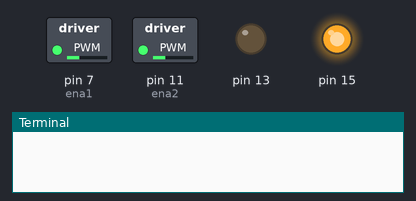
The program below on a simulated Raspberry Pi (header pin numbers). Shown: switched loads named in the program (green lamp = pin HIGH), output pins drawn as LEDs (lit = HIGH), the last lines printed to the terminal. At 5.0 s the program stops and its outputs stay as they are.

Above: at 0.1 s.
At 2.1 s:
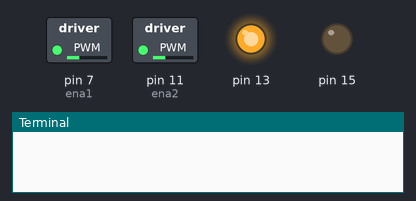
At 4.1 s:
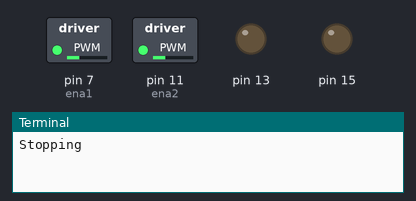
Timing chart, 0 to 5.6 s (numbered marks = the images above):
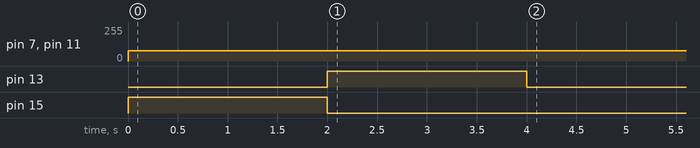

The program:

simple_motor.py
```python
import RPi.GPIO as gpio
import time
gpio.setwarnings(False)
gpio.setmode(gpio.BOARD)
gpio.setup(7, gpio.OUT)
gpio.setup(11, gpio.OUT)
gpio.setup(13, gpio.OUT)
gpio.setup(15, gpio.OUT)

gpio.output(7, True)
gpio.output(11, True)
ena1 = gpio.PWM(7, 100)
ena2 = gpio.PWM(11, 100)
ena1.start(30)
ena2.start(30)
for x in range(0, 1):
    gpio.output(13, False)
    gpio.output(15, True)
    time.sleep(2)
    gpio.output(13, True)
    gpio.output(15, False)
    time.sleep(2)
    print "Stopping"
    gpio.output(13, False)
    gpio.output(15, False)
    time.sleep(1)
gpio.output(7, False)
gpio.output(11, False)
```

Measured:
- by itself, pin 7 (ena1), pin 11 (ena2): 0/255 → 77/255 at 0.00 s
- by itself, pin 13: LOW → HIGH at 2.0 s, → LOW 2.0 s later
- by itself, pin 15: LOW → HIGH at 0.00 s, → LOW 2.0 s later
